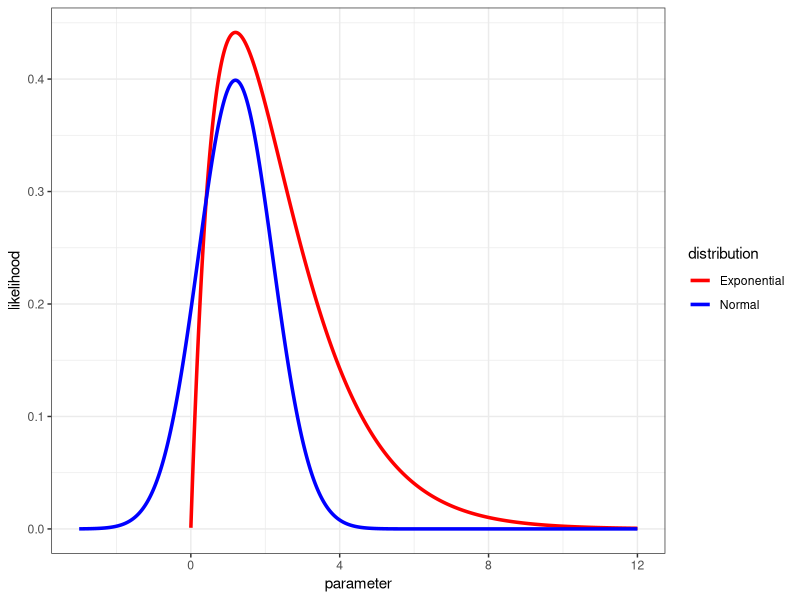

Generate this figure with R:
## ---- chunk 1
library(knitr)
opts_chunk$set(fig.align="center", fig.height=5.5, fig.width=6, collapse=TRUE, comment="", prompt=TRUE)
options(width=63)
library(tidyverse)
theme_set(theme_bw())
## ---- chunk 2
y <- 1.2
x1 <- seq(-3, 12, 0.01)
x2 <- seq(0.001, 12, 0.001)
y1 <- dnorm(y, mean=x1)
y2 <- dexp(1/y, rate=x2)
distribution <- c(rep("Normal", length(x1)), rep("Exponential", length(x2)))
df <- data.frame(parameter = c(x1, x2), likelihood=c(y1, y2), distribution = distribution)
ggplot(df) +
  geom_line(aes(x=parameter, y=likelihood, color=distribution), size=1.2) +
  scale_color_manual(values = c("red", "blue"))
## ---- chunk 3
sessionInfo()
